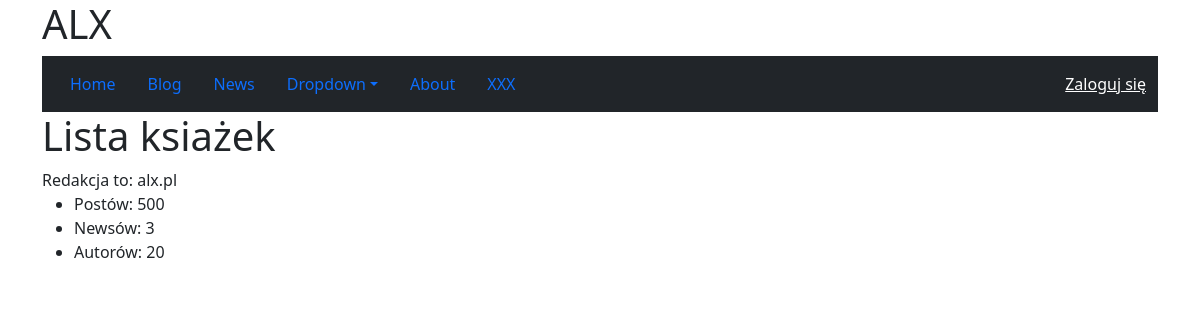
The page /books/ on the database as committed earlier.
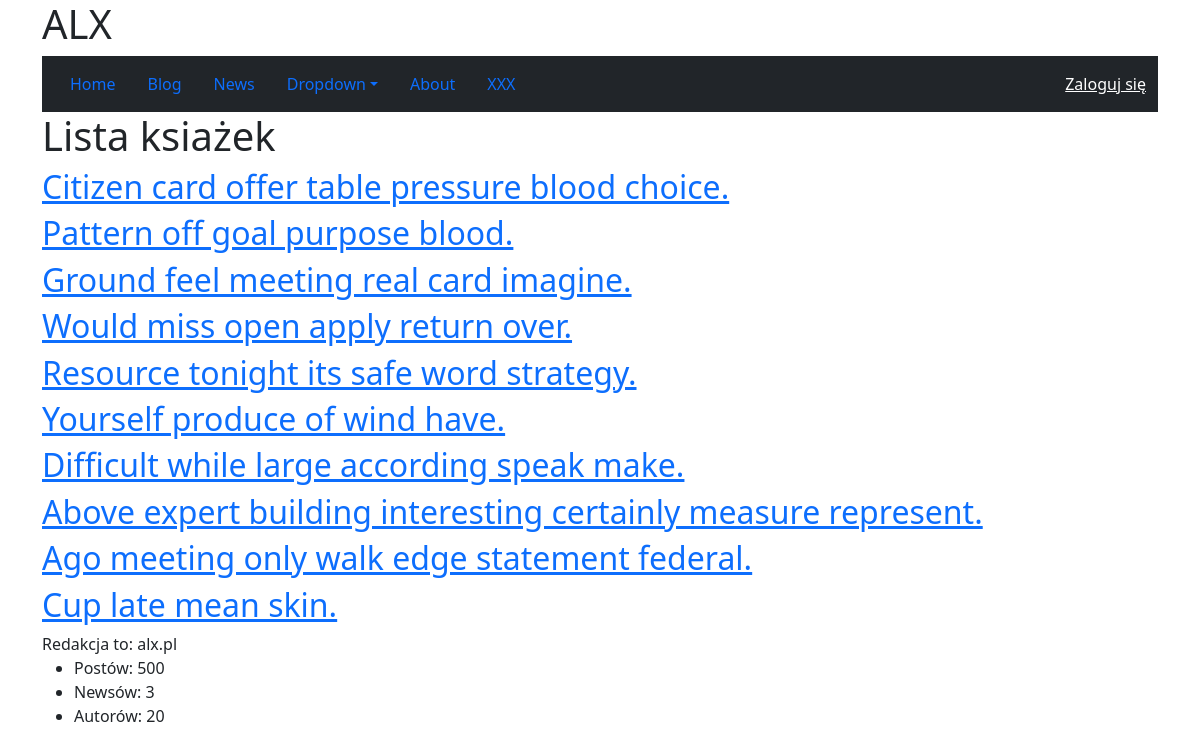
The same page on the database as committed later.
### books/models.py (models this page shows, shortened)
class Book(models.Model):
    title = models.CharField(max_length=200)
    author = models.CharField(max_length=200)
    published_year = models.PositiveIntegerField()
    is_avilable = models.BooleanField(default=False)
    created_at = models.DateTimeField(auto_now_add=True)

### books/views.py (the view)
# urls.py: path("", views.BookListView.as_view(), name="list"),
class BookListView(ListView):
    model = Book

### blog/contextprocessors.py (called while the page is built)
def posts_count(request):
    return {'posts_count': blog.count_posts()}

### blog/services.py (called while the page is built)
    def count_posts(self):
        return self._posts.count()

### news/context_processors.py (called while the page is built)
def my_context(request):
    return {
        "redakcja": "alx.pl",
        "authors_count": Author.objects.count(),
        "news_count": News.objects.count()
    }

### books/templates/books/book_list.html
{% extends "base.html" %}
{% block content %}
    <h1>Lista ksiażek</h1>
    {% for book in book_list %}
        <h2><a href="{% url 'books:details' book.id %}">{{ book.title }}</a></h2>
    {% endfor %}
{% endblock content %}

Rows that differ between the two databases and show on the page:
added Book: title "Citizen card offer table pressure blood choice."
added Book: title "Pattern off goal purpose blood."
added Book: title "Ground feel meeting real card imagine."
added Book: title "Would miss open apply return over."
added Book: title "Resource tonight its safe word strategy."
added Book: title "Yourself produce of wind have."
added Book: title "Difficult while large according speak make."
added Book: title "Above expert building interesting certainly measure represent."
added Book: title "Ago meeting only walk edge statement federal."
added Book: title "Cup late mean skin."
